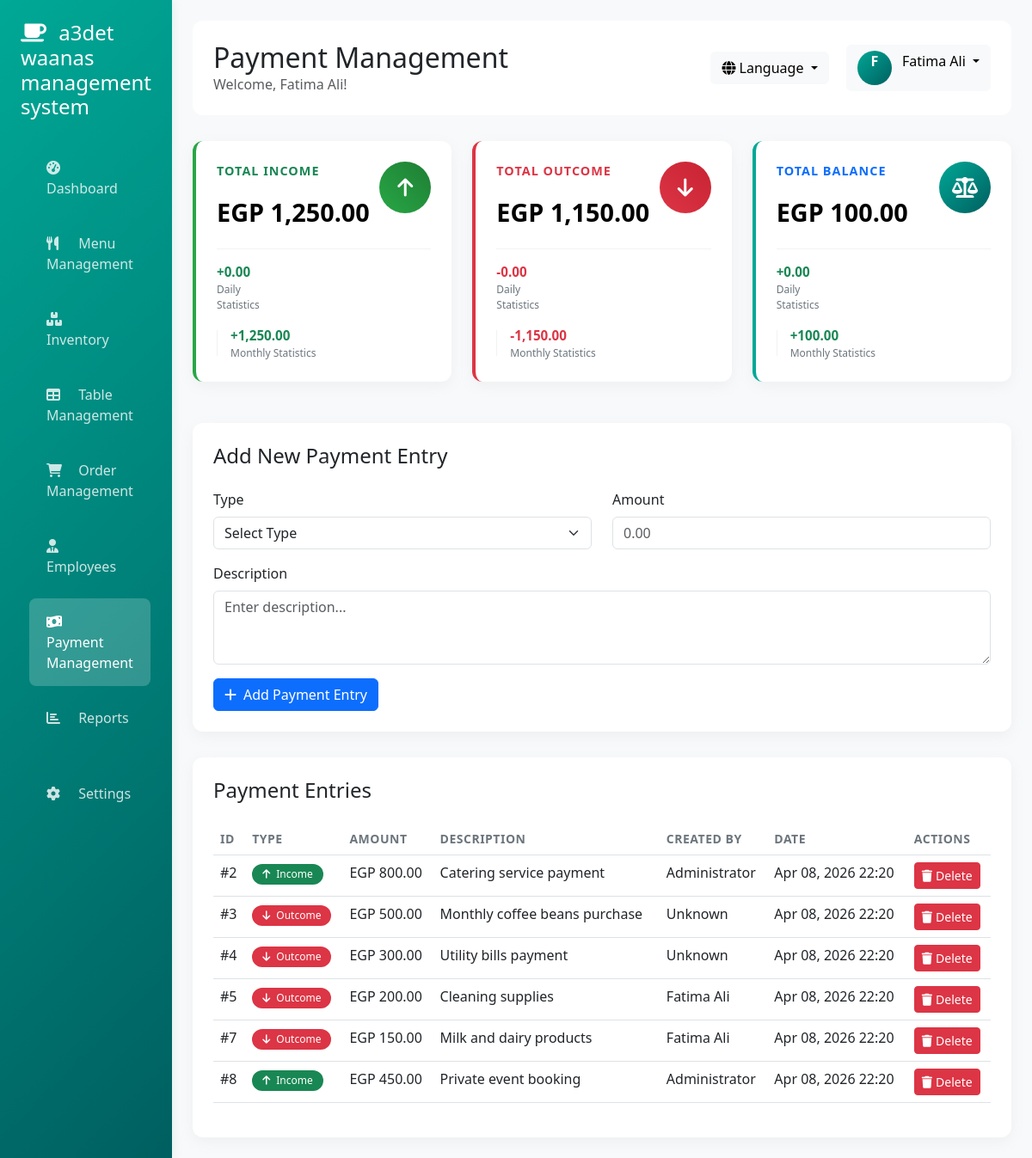
Page /admin/payment_management.php (signed in) on the committed database.
### tables this page shows
CREATE TABLE IF NOT EXISTS `payments` (
  `id` int NOT NULL AUTO_INCREMENT,
  `amount` decimal(10,2) NOT NULL,
  `description` text NOT NULL,
  `type` enum('income','outcome') NOT NULL,
  `created_by` int NOT NULL,
  `created_at` timestamp NULL DEFAULT CURRENT_TIMESTAMP,
  `updated_at` timestamp NULL DEFAULT CURRENT_TIMESTAMP ON UPDATE CURRENT_TIMESTAMP,
  PRIMARY KEY (`id`),
  KEY `idx_type` (`type`),
  KEY `idx_created_at` (`created_at`),
  KEY `idx_created_by` (`created_by`)
);

CREATE TABLE IF NOT EXISTS `users` (
  `id` int NOT NULL AUTO_INCREMENT,
  `username` varchar(50) NOT NULL,
  `password` varchar(255) NOT NULL,
  `full_name` varchar(100) NOT NULL,
  `email` varchar(100) DEFAULT NULL,
  `phone` varchar(20) DEFAULT NULL,
  `role` enum('owner','staff') NOT NULL DEFAULT 'staff',
  `status` enum('active','inactive') DEFAULT 'active',
  `reset_token` varchar(64) DEFAULT NULL,
  `reset_expiry` timestamp NULL DEFAULT NULL,
  `remember_token` varchar(64) DEFAULT NULL,
  `created_at` timestamp NULL DEFAULT CURRENT_TIMESTAMP,
  `updated_at` timestamp NULL DEFAULT CURRENT_TIMESTAMP ON UPDATE CURRENT_TIMESTAMP,
  PRIMARY KEY (`id`),
  UNIQUE KEY `username` (`username`),
  UNIQUE KEY `email` (`email`),
  KEY `idx_users_username` (`username`)
);

### admin/payment_management.php (the view, shortened to what the rows shown need)
<?php
require_once '../config/database.php';
$is_arabic = $_SESSION['lang'] === 'ar';
if (!isset($lang['payment_management'])) $lang['payment_management'] = $is_arabic ? 'إدارة الدفعات' : 'Payment Management';
$lang_file = __DIR__ . '/../languages/' . $_SESSION['lang'] . '.php';
if (file_exists($lang_file)) {
    $lang = require $lang_file;
} else {
    $lang = require __DIR__ . '/../languages/en.php';
}
$payments_sql = "SELECT p.*, u.full_name as created_by_name
                 FROM payments p
                 LEFT JOIN users u ON p.created_by = u.id
                 ORDER BY p.created_at DESC";
$payments_result = $conn->query($payments_sql);
?>
<!DOCTYPE html>
<html lang="<?php echo $_SESSION['lang']; ?>" dir="<?php echo $_SESSION['lang'] == 'ar' ? 'rtl' : 'ltr'; ?>">
<head>
    <link href="https://cdn.jsdelivr.net/npm/bootstrap@5.3.0/dist/css/bootstrap.min.css" rel="stylesheet">
    <link href="https://cdnjs.cloudflare.com/ajax/libs/font-awesome/6.0.0/css/all.min.css" rel="stylesheet">
    <link href="../assets/css/color-palette.css" rel="stylesheet">
</head>
<body>
    <div class="container-fluid">
        <div class="row">
            <div class="col-md-9 col-lg-10 main-content">
                <div class="header">
                    <div class="row align-items-center">
                        <div class="col-md-6">
                            <h2 class="mb-0"><?php echo $lang['payment_management']; ?></h2>
                        </div>
                    </div>
                </div>
                <div class="payments-list">
                    <div class="table-responsive">
                        <table class="table table-hover">
                            <thead>
                                <tr>
                                    <th>ID</th>
                                    <th>Type</th>
                                    <th>Amount</th>
                                    <th>Description</th>
                                    <th>Created By</th>
                                    <th>Date</th>
                                    <th>Actions</th>
                                </tr>
                            </thead>
                            <tbody>
                                <?php if ($payments_result->num_rows > 0): ?>
                                    <?php while ($payment = $payments_result->fetch_assoc()): ?>
                                        <tr>
                                            <td>#<?php echo $payment['id']; ?></td>
                                            <td>
                                                <?php
                                                $type_class = '';
                                                $type_icon = '';
                                                switch($payment['type']) {
                                                    case 'income':
                                                        $type_class = 'bg-success';
                                                        $type_icon = 'fa-arrow-up';
                                                        break;
                                                    case 'outcome':
                                                        $type_class = 'bg-danger';
                                                        $type_icon = 'fa-arrow-down';
                                                        break;
                                                }
                                                ?>
                                                <span class="badge <?php echo $type_class; ?>">
                                                    <i class="fas <?php echo $type_icon; ?> me-1"></i>
                                                    <?php echo ucfirst($payment['type']); ?>
                                                </span>
                                            </td>
                                            <td><?php echo $lang['currency_symbol'] ?? 'EGP'; ?> <?php echo number_format($payment['amount'], 2); ?></td>
                                            <td><?php echo htmlspecialchars($payment['description']); ?></td>
                                            <td><?php echo $payment['created_by_name'] ?? 'Unknown'; ?></td>
                                            <td><?php echo date('M d, Y H:i', strtotime($payment['created_at'])); ?></td>
                                            <td>
                                                <form method="POST" action="" onsubmit="return confirm('Are you sure you want to delete this payment entry?');" style="display: inline;">
                                                    <button type="submit" name="delete_payment" class="btn btn-sm btn-danger">
                                                        <i class="fas fa-trash me-1"></i>Delete
                                                    </button>
                                                </form>
                                            </td>
                                        </tr>
                                    <?php endwhile; ?>
                                <?php else: ?>
                                    <tr>
                                        <td colspan="7" class="text-center text-muted">No payment entries found</td>
                                    </tr>
                                <?php endif; ?>
                            </tbody>
                        </table>
                    </div>
                </div>
            </div>
        </div>
    </div>
</body>
</html>

### rows in the picture
payments: id "2", type "Income", amount "800.00", description "Catering service payment", users.full_name "Administrator", created_at "Apr 08, 2026 22:20"
payments: id "3", type "Outcome", amount "500.00", description "Monthly coffee beans purchase", created_by_name "Unknown", created_at "Apr 08, 2026 22:20"
payments: id "4", type "Outcome", amount "300.00", description "Utility bills payment", created_by_name "Unknown", created_at "Apr 08, 2026 22:20"
payments: id "5", type "Outcome", amount "200.00", description "Cleaning supplies", users.full_name "Fatima Ali", created_at "Apr 08, 2026 22:20"
payments: id "7", type "Outcome", amount "150.00", description "Milk and dairy products", users.full_name "Fatima Ali", created_at "Apr 08, 2026 22:20"
payments: id "8", type "Income", amount "450.00", description "Private event booking", users.full_name "Administrator", created_at "Apr 08, 2026 22:20"

### other values in the picture
$lang['login_title'] "a3det waanas management system"
$lang['dashboard'] "Dashboard"
$lang['menu_management_nav'] "Menu Management"
$lang['inventory_nav'] "Inventory"
$lang['table_management_nav'] "Table Management"
$lang['order_management_nav'] "Order Management"
$lang['employees'] "Employees"
$lang['payment_management'] "Payment Management"
$lang['reports'] "Reports"
$lang['settings'] "Settings"
$lang['welcome'] "Welcome"
$_SESSION['full_name'] "Fatima Ali"
$lang['language'] "Language"
substr($_SESSION['full_name'] ?? $_SESSION['username'] ?? 'U', 0, 1) "F"
$lang['currency_symbol'] "EGP"
